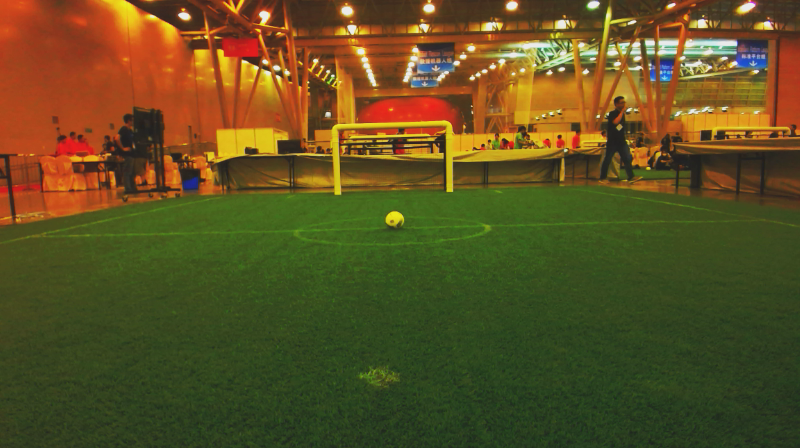
//> input picture data/log1/002-rgb.png, 800 x 448 px
$ ./threshold ../data/log1/002-rgb.png   (built with g++ and OpenCV 4)
//> lines starting //> are read from the running program, lines starting //| are printed output that depends on the picture; after the words box and inside, x2 and y2 are one past the last pixel; in counts of white or black regions, pixels touching at a corner belong together
### src/common.h
#include <iostream>
#include <cstdlib>
#include <math.h>
#include <opencv2/opencv.hpp>


#ifndef COMMON_H
#define COMMON_H

#define INFO        "\033[32mInfo : \033[0m"
#define WARNING     "\033[33mWarning : \033[0m"
#define ERROR       "\033[31mError : \033[0m"
#define ENDING      ".png"

using namespace cv;
using namespace std;

bool hasEnding(std::string const &fullString, std::string const &ending) ;
void saveImage(const char *imdname, Mat *image);

#endif

### src/threshold.cpp
#include <opencv2/opencv.hpp>
#include "common.h"

void process(const char* ims_name)
{
//> called with ims_name = "../data/log1/002-rgb.png"
    Mat ims_bgr = imread(ims_name, CV_LOAD_IMAGE_COLOR);
//> ims_bgr is the input picture: 448 rows x 800 cols, CV_8UC3; mean B, G, R 33.8, 80.1, 92.7
    if (!ims_bgr.data) {
        cout << ERROR << "Could not open the image." << ims_name << endl;
        exit(1);
    }
    int width = ims_bgr.size().width;
//> width = 800
    int height = ims_bgr.size().height;
//> height = 448
    Mat ims_threshold(height, width, CV_8UC1);

    Mat ims_hsv(height, width, CV_8UC3); cvtColor(ims_bgr, ims_hsv, CV_BGR2HSV);
//> after `cvtColor(ims_bgr, ims_hsv, CV_BGR2HSV)`: ims_hsv: 448 rows x 800 cols, CV_8UC3; mean H, S, V 32.6, 161.7, 105.5
    vector<Mat> hsv_channels(3);
    split(ims_hsv, hsv_channels);
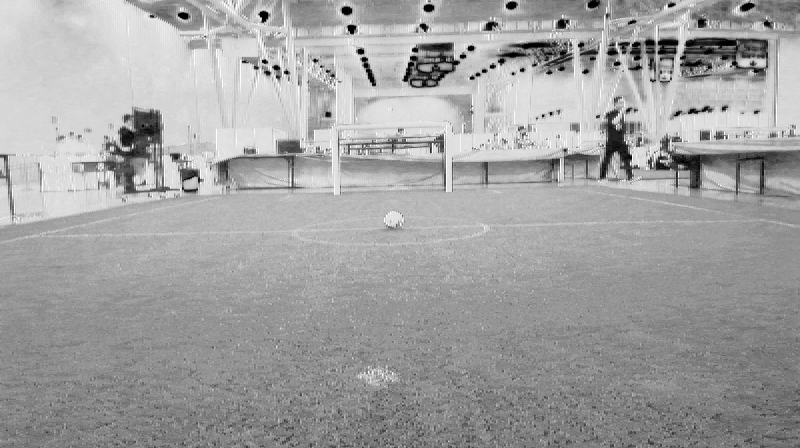
//> hsv_channels[1]: 448 rows x 800 cols, CV_8UC1; min 0, max 255, mean 161.7
    imshow("H", hsv_channels[0]);
    imshow("S", hsv_channels[1]);
    imshow("V", hsv_channels[2]);

    vector<Mat> bgr_channels(3);
    split(ims_bgr, bgr_channels);
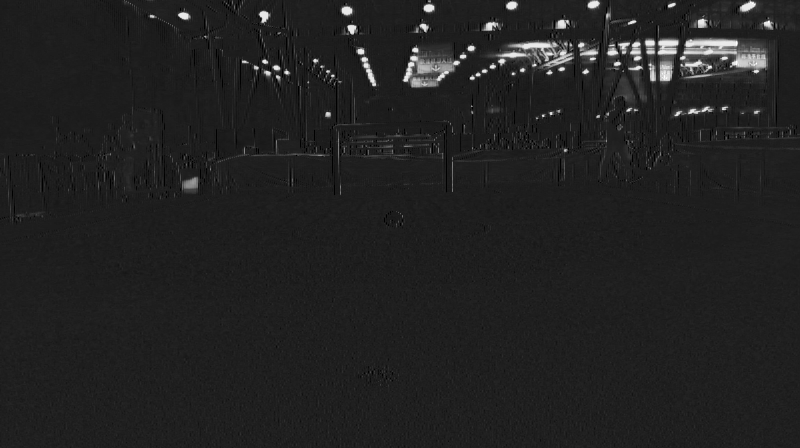
//> bgr_channels[0]: 448 rows x 800 cols, CV_8UC1; min 0, max 255, mean 33.8
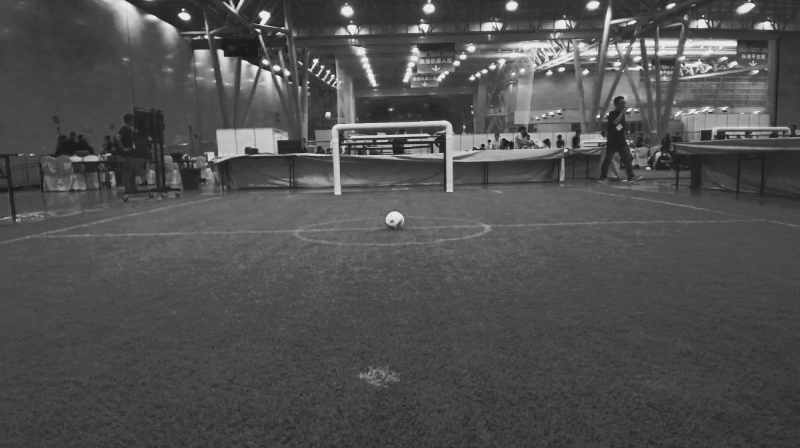
//> bgr_channels[1]: 448 rows x 800 cols, CV_8UC1; min 13, max 254, mean 80.1
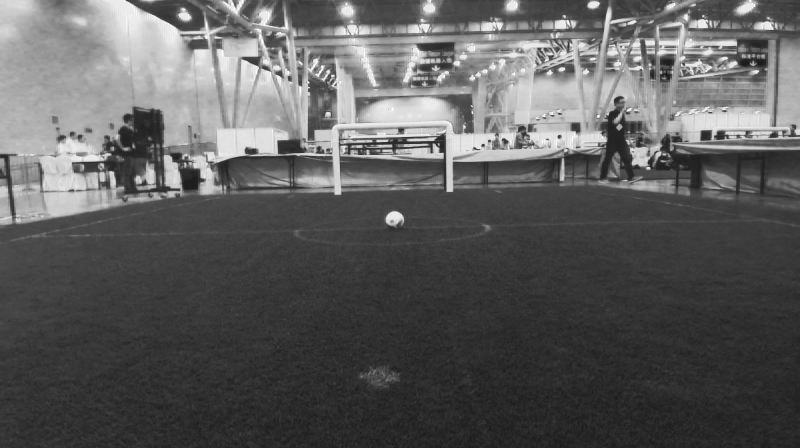
//> bgr_channels[2]: 448 rows x 800 cols, CV_8UC1; min 10, max 255, mean 92.7
    imshow("B", bgr_channels[0]);
    imshow("G", bgr_channels[1]);
    imshow("R", bgr_channels[2]);

    //adaptiveThreshold(ims_bgr, ims_bgr_thresh, );

    //VideoWriter video("output.avi", CV_FOURCC('P','I','M','1'), 24, Size(width, height));

    Mat ims_bgr_thresh(height, width, CV_8UC3);
    Mat mask;
    inRange(ims_hsv, Scalar(30,0,0), Scalar(90,255,255), mask);
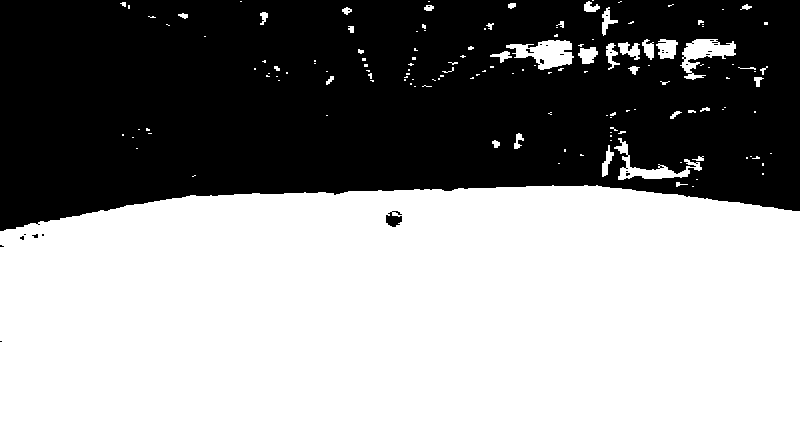
//> mask: 448 rows x 800 cols, CV_8UC1; 57.6% white; 27 black regions (25 under 20 px), largest, box (x1, y1, x2, y2) and area: (0, 0, 800, 231) 151716, (386, 211, 402, 227) 168
    imshow("mask", mask);

    for (int img = 1; img <= 1; img++)
    {
        /*
        string current_ims_name = "../data/log1/";
        if (img < 10) {current_ims_name += "00";}
        else if (img < 100) {current_ims_name += "0";}
        stringstream ss; ss << img;
        current_ims_name += ss.str() + "-rgb.png";


        Mat ims_bgr = imread(ims_name, CV_LOAD_IMAGE_COLOR); //change ims_name to current_ims_name when using for
        Mat ims_hsv; cvtColor(ims_bgr, ims_hsv, CV_BGR2HSV);

        Mat ims_threshold(height, width, CV_8UC1);
        */

        for(int i = 0; i<height; i++){
            for(int j = 0; j<width; j++){
                int H = ims_hsv.at<Vec3b>(i,j)[0];  // 0-180
                //int S = ims_hsv.at<Vec3b>(i,j)[1];  // 0-255
                int V = ims_hsv.at<Vec3b>(i,j)[2];  // 0-255
                int B = ims_bgr.at<Vec3b>(i,j)[0];  // 0-255
                //int G = ims_bgr.at<Vec3b>(i,j)[1];  // 0-255
                //int R = ims_bgr.at<Vec3b>(i,j)[2];  // 0-255

                // min_h:60|min_S:1|min_V:38|max_h:110|max_S:255|max_V:255 (terrain)
                // min_h:1|min_S:2|min_V:32|max_h:179|max_S:255|max_V:255  (fullimg)
                if( (B < 50) && ((H > 40) && (H < 110)) && (V > 38) ) //it's green & saturation > 0.6
                {
                    ims_threshold.at<uchar>(i,j) = 255;
                }
                else
                {
                    ims_threshold.at<uchar>(i,j) = 0;
                }
            }
        }
        //video.write(ims_threshold);
    }
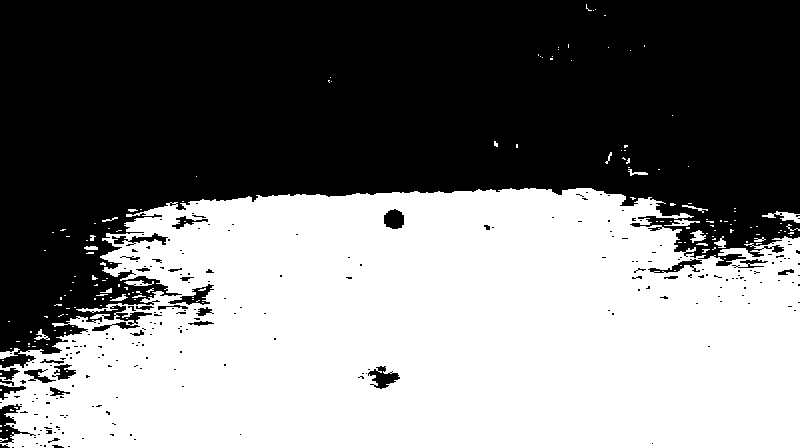
//> ims_threshold: 448 rows x 800 cols, CV_8UC1; 48.2% white; 163 white regions (142 under 20 px), largest, box (x1, y1, x2, y2) and area: (0, 188, 800, 448) 171088, (762, 211, 800, 223) 198, (664, 219, 700, 226) 112

    imshow("bgr_ims", ims_bgr);
    imshow("hsv_ims", ims_hsv);
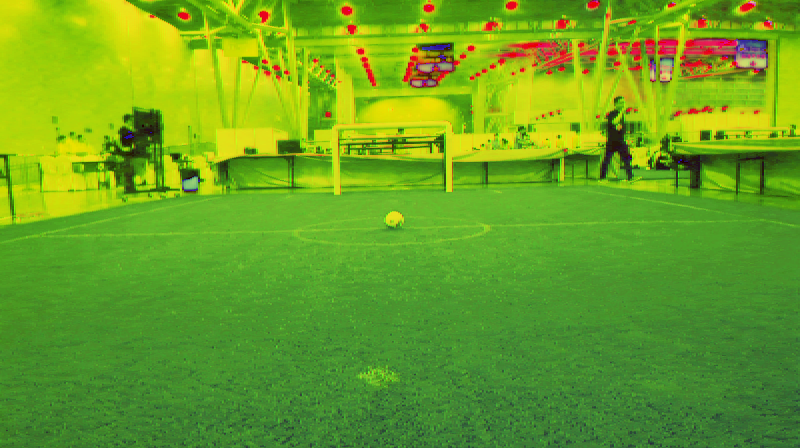
//> window 'hsv_ims': 448 rows x 800 cols, CV_8UC3; mean B, G, R 32.6, 161.7, 105.5
    imshow("thresholded_ims", ims_threshold);
    waitKey(0);

}

int main(int argc, char* argv[])
{
    (void) argc;

    /*
    boucle sur les images
        inrange sur l'image n
        extraire forme des points les plus externes parmi les thresholdés
    */

   process(argv[1]);

   return EXIT_SUCCESS;
}

$ run again, on data/log1/009-rgb.png
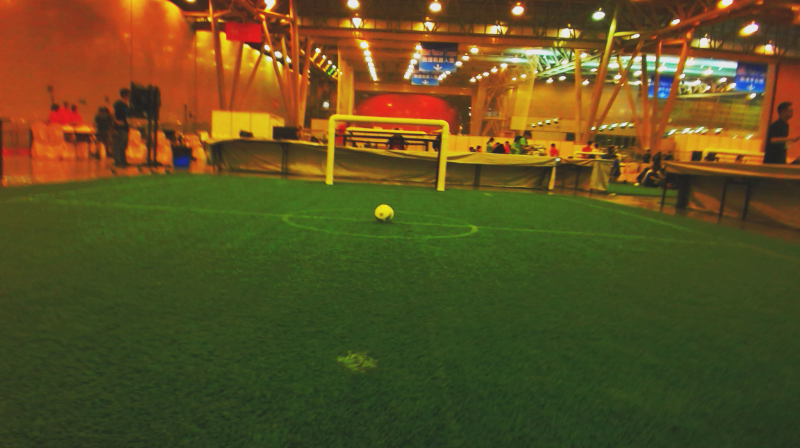
//> input picture data/log1/009-rgb.png, 800 x 448 px
//> in process, ims_bgr is the input picture: 448 rows x 800 cols, CV_8UC3; mean B, G, R 33.8, 79.9, 91.6
//> ims_hsv: 448 rows x 800 cols, CV_8UC3; mean H, S, V 32.9, 161.6, 104.6
//> in process, `inRange(ims_hsv, Scalar(30,0,0), Scalar(90,255,255), mask);`:
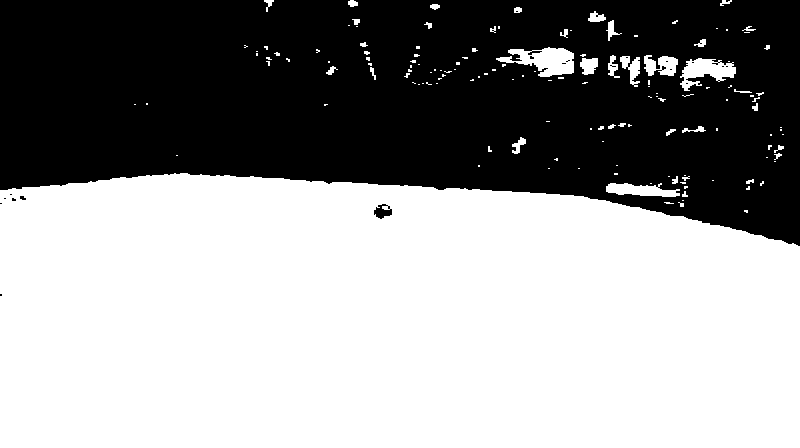
//> mask: 448 rows x 800 cols, CV_8UC1; 58.5% white; 21 black regions (19 under 20 px), largest, box (x1, y1, x2, y2) and area: (0, 0, 800, 246) 148540, (374, 204, 392, 219) 162
//> in process, `imshow("hsv_ims", ims_hsv);`:
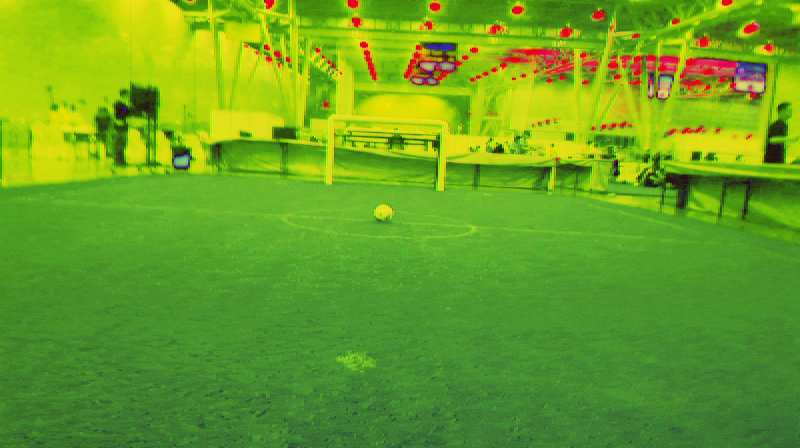
//> window 'hsv_ims': 448 rows x 800 cols, CV_8UC3; mean B, G, R 32.9, 161.6, 104.6

$ run again, on data/log1/013-rgb.png
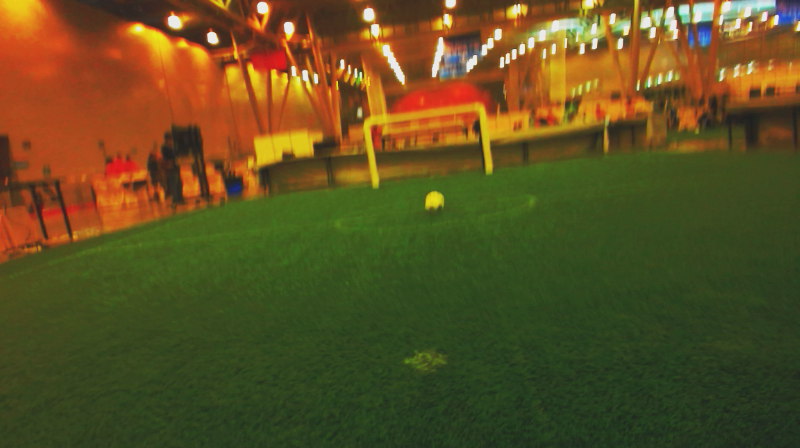
//> input picture data/log1/013-rgb.png, 800 x 448 px
//> in process, ims_bgr is the input picture: 448 rows x 800 cols, CV_8UC3; mean B, G, R 33.9, 79.5, 93.3
//> ims_hsv: 448 rows x 800 cols, CV_8UC3; mean H, S, V 33.2, 161.9, 106.1
//> in process, `inRange(ims_hsv, Scalar(30,0,0), Scalar(90,255,255), mask);`:
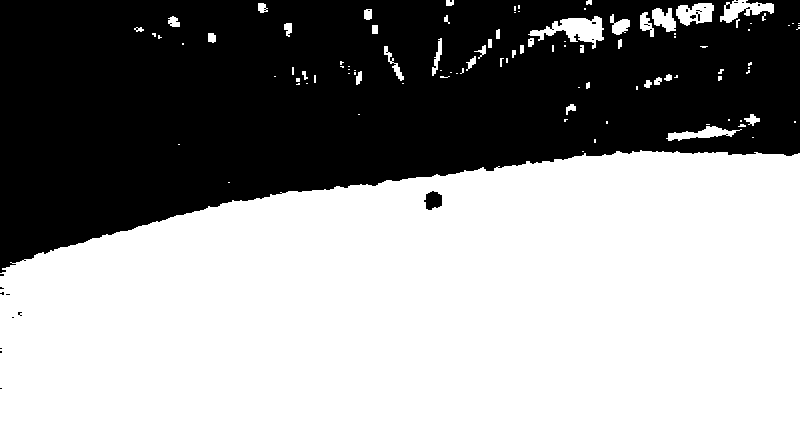
//> mask: 448 rows x 800 cols, CV_8UC1; 59.6% white; 26 black regions (24 under 20 px), largest, box (x1, y1, x2, y2) and area: (0, 0, 800, 273) 144322, (424, 191, 442, 210) 248
//> in process, `imshow("hsv_ims", ims_hsv);`:
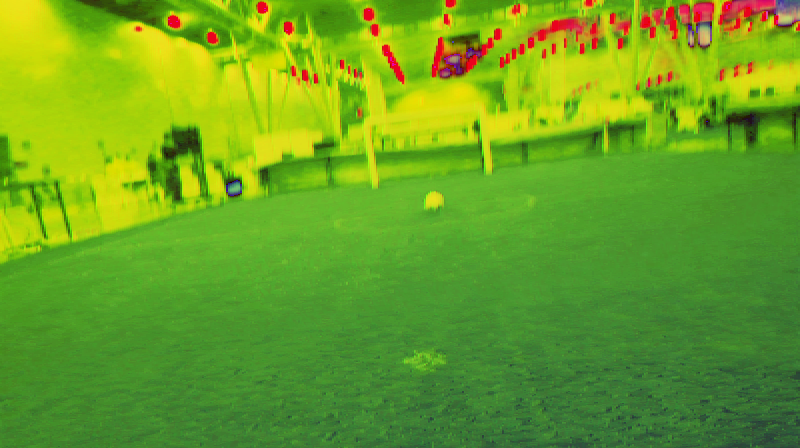
//> window 'hsv_ims': 448 rows x 800 cols, CV_8UC3; mean B, G, R 33.2, 161.9, 106.1

$ run again, on data/log1/021-rgb.png
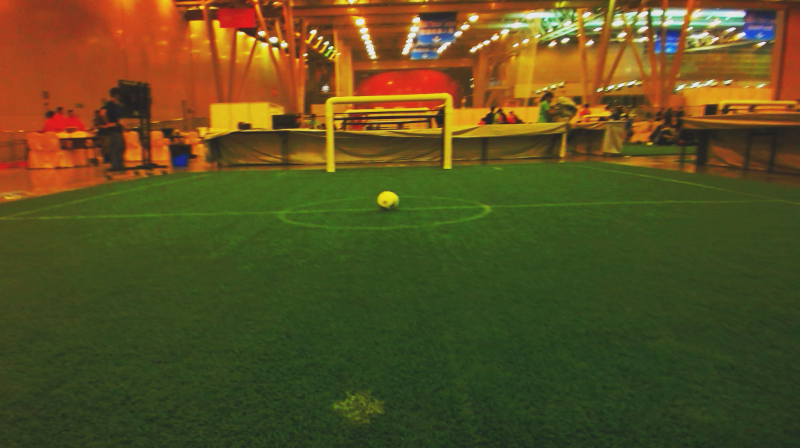
//> input picture data/log1/021-rgb.png, 800 x 448 px
//> in process, ims_bgr is the input picture: 448 rows x 800 cols, CV_8UC3; mean B, G, R 33.5, 79.3, 89.1
//> ims_hsv: 448 rows x 800 cols, CV_8UC3; mean H, S, V 34.7, 160.2, 103.1
//> mask: 448 rows x 800 cols, CV_8UC1; 62.8% white; 27 black regions (22 under 20 px), largest, box (x1, y1, x2, y2) and area: (0, 0, 800, 208) 133006, (378, 191, 396, 207) 182, (510, 18, 520, 24) 40, (660, 17, 672, 24) 28, (528, 18, 536, 25) 20
//> in process, `imshow("hsv_ims", ims_hsv);`:
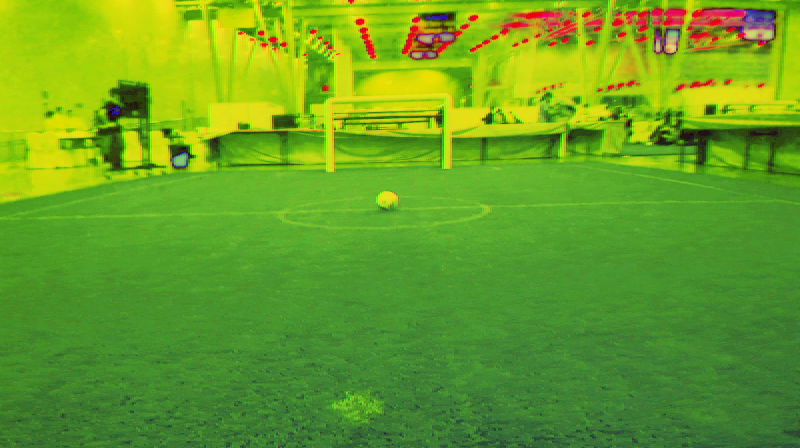
//> window 'hsv_ims': 448 rows x 800 cols, CV_8UC3; mean B, G, R 34.7, 160.2, 103.1
